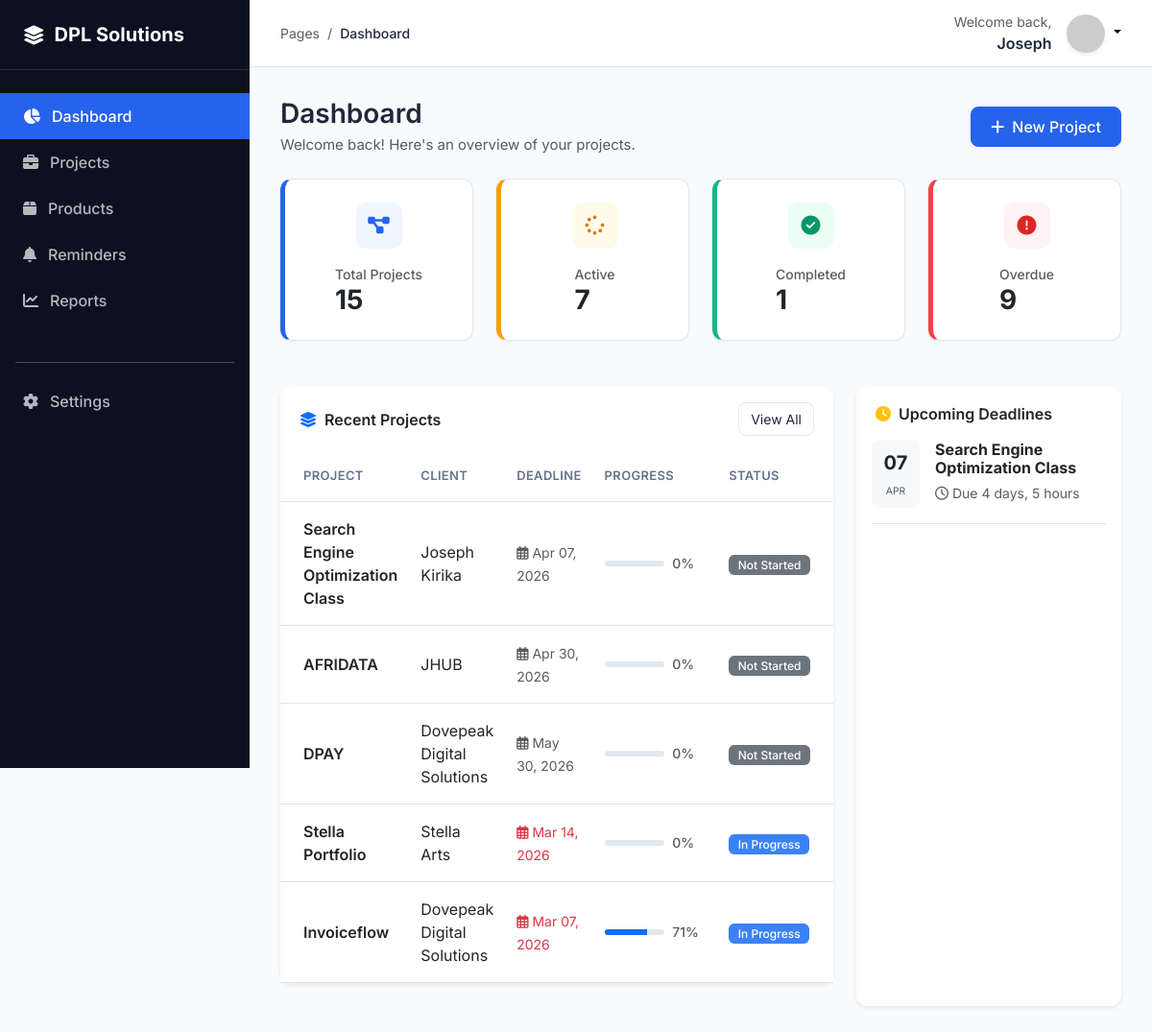
Screenshot of / (signed in) with the database file from the repository.
### projects/models.py (models this page shows, shortened)
class Project(models.Model):
    STATUS_CHOICES = [
        ('NOT_STARTED', 'Not Started'),
        ('IN_PROGRESS', 'In Progress'),
        ('ON_HOLD', 'On Hold'),
        ('COMPLETED', 'Completed'),
        ('CANCELLED', 'Cancelled'),
    ]
    owner = models.ForeignKey(User, on_delete=models.CASCADE, related_name='projects')
    name = models.CharField(max_length=255)
    client = models.CharField(max_length=255, blank=True, null=True)
    description = models.TextField(blank=True, null=True)
    start_date = models.DateField(default=timezone.now)
    deadline = models.DateField()
    status = models.CharField(max_length=20, choices=STATUS_CHOICES, default='NOT_STARTED')
    progress = models.FloatField(default=0.0)
    created_at = models.DateTimeField(auto_now_add=True)
    updated_at = models.DateTimeField(auto_now=True)
    completed_at = models.DateTimeField(null=True, blank=True)
    class Meta:
        ordering = ['-deadline']
    @property
    def is_overdue(self):
        if self.deadline < timezone.now().date() and self.status != 'COMPLETED':
            return True
        return False

### projects/views.py (the view)
# urls.py: path('', views.DashboardView.as_view(), name='dashboard'),
class DashboardView(LoginRequiredMixin, TemplateView):
    template_name = 'projects/dashboard.html'
    def get_context_data(self, **kwargs):
        context = super().get_context_data(**kwargs)
        user = self.request.user
        base_qs = Project.objects.filter(owner=user)
        today = timezone.now().date()
        next_week = today + timedelta(days=7)
        context['total_projects'] = base_qs.count()
        context['active_projects'] = base_qs.filter(status='IN_PROGRESS').count()
        context['completed_projects'] = base_qs.filter(status='COMPLETED').count()
        context['overdue_projects'] = base_qs.filter(
            deadline__lt=today
        ).exclude(status='COMPLETED').count()
        context['upcoming_deadlines'] = base_qs.filter(
            deadline__range=[today, next_week]
        ).exclude(status='COMPLETED').order_by('deadline')
        context['recent_projects'] = base_qs.order_by('-updated_at')[:5]
        return context

### projects/templates/projects/dashboard.html (shortened to what this page needs)
{% extends 'base.html' %}
{% block content %}
<div class="page-header d-flex justify-content-between align-items-center flex-wrap gap-3 mb-4">
    <div>
        <h1 class="h3 mb-1">Dashboard</h1>
        <p class="text-muted mb-0">Welcome back! Here's an overview of your projects.</p>
    </div>
    <a href="{% url 'project_create' %}" class="btn btn-primary">
        <i class="fas fa-plus me-2"></i>New Project
    </a>
</div>
<div class="row g-4 mb-4">
    <div class="col-md-3">
        <div class="card stat-card" style="border-left: 5px solid var(--dpl-blue);">
            <div class="stat-icon" style="background: var(--dpl-blue-light); color: var(--dpl-blue);">
                <i class="fas fa-project-diagram"></i>
            </div>
            <div>
                <small class="text-muted d-block fw-medium">Total Projects</small>
                <h3 class="mb-0 fw-bold">{{ total_projects }}</h3>
            </div>
        </div>
    </div>
    <div class="col-md-3">
        <div class="card stat-card" style="border-left: 5px solid #F59E0B;">
            <div class="stat-icon" style="background: #FFFBEB; color: #D97706;">
                <i class="fas fa-spinner"></i>
            </div>
            <div>
                <small class="text-muted d-block fw-medium">Active</small>
                <h3 class="mb-0 fw-bold">{{ active_projects }}</h3>
            </div>
        </div>
    </div>
    <div class="col-md-3">
        <div class="card stat-card" style="border-left: 5px solid #10B981;">
            <div class="stat-icon" style="background: #ECFDF5; color: #059669;">
                <i class="fas fa-check-circle"></i>
            </div>
            <div>
                <small class="text-muted d-block fw-medium">Completed</small>
                <h3 class="mb-0 fw-bold">{{ completed_projects }}</h3>
            </div>
        </div>
    </div>
    <div class="col-md-3">
        <div class="card stat-card" style="border-left: 5px solid #EF4444;">
            <div class="stat-icon" style="background: #FEF2F2; color: #DC2626;">
                <i class="fas fa-exclamation-circle"></i>
            </div>
            <div>
                <small class="text-muted d-block fw-medium">Overdue</small>
                <h3 class="mb-0 fw-bold">{{ overdue_projects }}</h3>
            </div>
        </div>
    </div>
</div>
<div class="row g-4">
    <div class="col-lg-8">
        <div class="card border-0 shadow-sm">
            <div class="card-header d-flex justify-content-between align-items-center bg-white border-0 py-3">
                <span class="fw-semibold"><i class="fas fa-layer-group me-2 text-primary"></i>Recent Projects</span>
                <a href="{% url 'project_list' %}" class="btn btn-sm btn-outline-secondary">View All</a>
            </div>
            <div class="card-body p-0">
                {% if recent_projects %}
                <div class="table-responsive">
                    <table class="table table-hover mb-0">
                        <thead class="bg-light">
                            <tr>
                                <th class="ps-4 rounded-top-0">Project</th>
                                <th>Client</th>
                                <th>Deadline</th>
                                <th>Progress</th>
                                <th class="pe-4 rounded-top-0">Status</th>
                            </tr>
                        </thead>
                        <tbody>
                            {% for project in recent_projects %}
                            <tr class="align-middle">
                                <td class="ps-4">
                                    <a href="{% url 'project_detail' project.id %}" class="text-decoration-none fw-semibold text-dark">{{ project.name }}</a>
                                </td>
                                <td>{{ project.client|default:"-" }}</td>
                                <td>
                                    <small class="{% if project.is_overdue %}text-danger{% else %}text-muted{% endif %}">
                                        <i class="far fa-calendar-alt me-1"></i>{{ project.deadline|date:"M d, Y" }}
                                    </small>
                                </td>
                                <td style="width: 150px;">
                                    <div class="d-flex align-items-center gap-2">
                                        <div class="progress flex-grow-1" style="height: 6px;">
                                            <div class="progress-bar bg-primary" role="progressbar" style="width: {{ project.progress|default:'0' }}%"></div>
                                        </div>
                                        <small class="text-muted fw-medium" style="min-width: 35px;">{{ project.progress|floatformat:0 }}%</small>
                                    </div>
                                </td>
                                <td class="pe-4">
                                    <span class="badge
                                        {% if project.status == 'COMPLETED' %}bg-success
                                        {% elif project.status == 'IN_PROGRESS' %}bg-info
                                        {% elif project.status == 'ON_HOLD' %}bg-warning
                                        {% else %}bg-secondary{% endif %}">
                                        {{ project.get_status_display }}
                                    </span>
                                </td>
                            </tr>
                            {% endfor %}
                        </tbody>
                    </table>
                </div>
                {% endif %}
            </div>
        </div>
    </div>
    <div class="col-lg-4">
        <div class="card border-0 shadow-sm h-100">
            <div class="card-header bg-white border-0 py-3">
                <span class="fw-semibold"><i class="fas fa-clock me-2 text-warning"></i>Upcoming Deadlines</span>
            </div>
            <div class="card-body pt-0">
                {% if upcoming_deadlines %}
                    {% for project in upcoming_deadlines %}
                    <a href="{% url 'project_detail' project.id %}" class="d-flex align-items-start mb-3 pb-3 border-bottom text-decoration-none text-dark">
                        <div class="bg-light rounded p-2 me-3 text-center" style="min-width: 50px;">
                            <span class="d-block fw-bold fs-5">{{ project.deadline|date:"d" }}</span>
                            <small class="text-muted text-uppercase" style="font-size: 0.65rem;">{{ project.deadline|date:"M" }}</small>
                        </div>
                        <div>
                            <h6 class="mb-1 fw-bold">{{ project.name }}</h6>
                            <small class="text-muted"><i class="far fa-clock me-1"></i>Due {{ project.deadline|timeuntil }}</small>
                        </div>
                    </a>
                    {% endfor %}
                {% endif %}
            </div>
        </div>
    </div>
</div>
{% endblock %}

### templates/base.html (shortened to what this page needs)
<!DOCTYPE html>
<html lang="en">
<head>
    <link href="https://cdn.jsdelivr.net/npm/bootstrap@5.3.0/dist/css/bootstrap.min.css" rel="stylesheet">
    <link rel="stylesheet" href="https://cdnjs.cloudflare.com/ajax/libs/font-awesome/6.4.0/css/all.min.css">
</head>
<body>
    <aside class="sidebar" id="sidebar">
        <div class="sidebar-header">
            <i class="fas fa-layer-group fa-lg"></i>
            <h5 class="mb-0 fw-bold">DPL Solutions</h5>
        </div>
        <div class="py-4">
            <a href="{% url 'dashboard' %}" class="nav-link {% if request.resolver_match.url_name == 'dashboard' %}active{% endif %}">
                <i class="fas fa-chart-pie"></i> Dashboard
            </a>
            <a href="{% url 'project_list' %}" class="nav-link {% if 'project' in request.resolver_match.url_name %}active{% endif %}">
                <i class="fas fa-briefcase"></i> Projects
            </a>
            <a href="{% url 'product_list' %}" class="nav-link {% if 'product' in request.resolver_match.url_name %}active{% endif %}">
                <i class="fas fa-box"></i> Products
            </a>
            <a href="{% url 'reminder_list' %}" class="nav-link {% if 'reminder' in request.resolver_match.url_name %}active{% endif %}">
                <i class="fas fa-bell"></i> Reminders
            </a>
            <a href="{% url 'reports_dashboard' %}" class="nav-link {% if 'reports' in request.resolver_match.url_name %}active{% endif %}">
                <i class="fas fa-chart-line"></i> Reports
            </a>
            <div class="mt-auto pt-4">
                <hr class="mx-3 opacity-10">
                <a href="{% url 'settings' %}" class="nav-link {% if request.resolver_match.url_name == 'settings' %}active{% endif %}">
                    <i class="fas fa-cog"></i> Settings
                </a>
            </div>
        </div>
    </aside>
    <div class="main-wrapper">
        <header>
            <div class="d-flex align-items-center">
                <nav aria-label="breadcrumb">
                    <ol class="breadcrumb mb-0">
                        <li class="breadcrumb-item text-muted">Pages</li>
                        <li class="breadcrumb-item active fw-medium">{{ request.resolver_match.url_name|title }}</li>
                    </ol>
                </nav>
            </div>
            <div class="d-flex align-items-center gap-3">
                <div class="text-end d-none d-md-block">
                    <small class="text-muted d-block">Welcome back,</small>
                    <span class="fw-semibold">{{ user.username }}</span>
                </div>
                <div class="dropdown">
                    <a href="#" class="d-block link-body-emphasis text-decoration-none dropdown-toggle" data-bs-toggle="dropdown">
                        <img src="https://ui-avatars.com/api/?name={{ user.username }}&background=2563EB&color=fff" width="40" height="40" class="rounded-circle shadow-sm">
                    </a>
                </div>
            </div>
        </header>
        <main class="content-area page-fade">
            {% block content %}{% endblock %}
        </main>
    </div>
</body>
</html>

### templates/base.html (style rules this page uses)
:root { --dpl-navy: #0B1120; --dpl-blue: #2563EB; --dpl-blue-light: #EFF6FF; --dpl-sidebar-width: 260px; --dpl-header-height: 70px; --dpl-bg: #F8FAFC; --dpl-border: #E2E8F0; --dpl-text-dark: #1E293B; --dpl-text-muted: #64748B; }
body { font-family: 'Inter', sans-serif; background-color: var(--dpl-bg); color: var(--dpl-text-dark); min-height: 100vh; overflow-x: hidden; }
.sidebar { width: var(--dpl-sidebar-width); background-color: var(--dpl-navy); color: white; position: fixed; height: 100vh; z-index: 1000; transition: all 0.3s; }
.sidebar-header { padding: 1.5rem; border-bottom: 1px solid rgba(255, 255, 255, 0.1); display: flex; align-items: center; gap: 10px; }
.nav-link { padding: 0.75rem 1.5rem; color: rgba(255, 255, 255, 0.7); display: flex; align-items: center; gap: 12px; text-decoration: none; transition: all 0.2s; font-weight: 500; }
.nav-link.active { color: white; background: var(--dpl-blue); }
.main-wrapper { margin-left: var(--dpl-sidebar-width); transition: all 0.3s; }
header { height: var(--dpl-header-height); background: white; border-bottom: 1px solid var(--dpl-border); display: flex; align-items: center; justify-content: space-between; padding: 0 2rem; position: sticky; top: 0; z-index: 900; }
.content-area { padding: 2rem; }
.card { border: 1px solid var(--dpl-border); border-radius: 12px; box-shadow: 0 1px 3px rgba(0,0,0,0.05); margin-bottom: 1.5rem; }
.card-header { background: white; border-bottom: 1px solid var(--dpl-border); padding: 1.25rem; font-weight: 600; border-top-left-radius: 12px !important; border-top-right-radius: 12px !important; }
.stat-card { padding: 1.5rem; border-radius: 12px; display: flex; align-items: center; gap: 1rem; }
.stat-icon { width: 48px; height: 48px; border-radius: 10px; display: flex; align-items: center; justify-content: center; font-size: 1.25rem; }
.btn-primary { background-color: var(--dpl-blue); border-color: var(--dpl-blue); border-radius: 8px; font-weight: 500; padding: 0.5rem 1.25rem; transition: all 0.2s ease; }
.btn-outline-secondary { border-color: var(--dpl-border); color: var(--dpl-text-dark); border-radius: 8px; transition: all 0.2s ease; }
.btn { transition: all 0.2s ease; }
.btn-sm { padding: 0.4rem 0.75rem; font-size: 0.875rem; }
.progress { height: 8px; border-radius: 4px; background-color: var(--dpl-border); }
.progress-bar { transition: width 0.5s ease; }
.badge { font-weight: 500; padding: 0.4em 0.8em; border-radius: 6px; }
.badge.bg-info { background-color: #3B82F6 !important; }
.breadcrumb { font-size: 0.875rem; }
.breadcrumb-item + .breadcrumb-item::before { content: "/"; color: var(--dpl-text-muted); }
.breadcrumb-item.active { color: var(--dpl-text-dark); font-weight: 500; }
.page-header { margin-bottom: 1.5rem; }
.page-header h1, .page-header h2 { font-weight: 600; color: var(--dpl-text-dark); }
.page-header p { color: var(--dpl-text-muted); font-size: 0.9375rem; margin-bottom: 0; }
.table > :not(caption) > * > * { padding: 1rem 0.75rem; }
.table thead th { font-weight: 600; font-size: 0.8125rem; text-transform: uppercase; letter-spacing: 0.025em; color: var(--dpl-text-muted); border-bottom: 1px solid var(--dpl-border); }
.table tbody tr { transition: background-color 0.15s ease; }
.card { transition: box-shadow 0.2s ease, transform 0.2s ease; }
.table-responsive { overflow: visible !important; }
.page-fade { animation: pageFadeIn 0.3s ease-out; }
a { transition: color 0.2s ease; }

### rows the page displays
Project: name "Search Engine Optimization Class", client "Joseph Kirika", deadline "Apr 07, 2026", progress "0", status "Not Started", deadline "07", deadline "APR", deadline "4 days, 5 hours"
Project: name "AFRIDATA", client "JHUB", deadline "Apr 30, 2026", progress "0", status "Not Started"
Project: name "DPAY", client "Dovepeak Digital Solutions", deadline "May 30, 2026", progress "0", status "Not Started"
Project: name "Stella Portfolio", client "Stella Arts", deadline "Mar 14, 2026", progress "0", status "In Progress"
Project: name "Invoiceflow", client "Dovepeak Digital Solutions", deadline "Mar 07, 2026", progress "71", status "In Progress"

### other values shown
{{ request.resolver_match.url_name|title }} "Dashboard"
{{ user.username }} "Joseph"
{{ total_projects }} "15"
{{ active_projects }} "7"
{{ completed_projects }} "1"
{{ overdue_projects }} "9"
